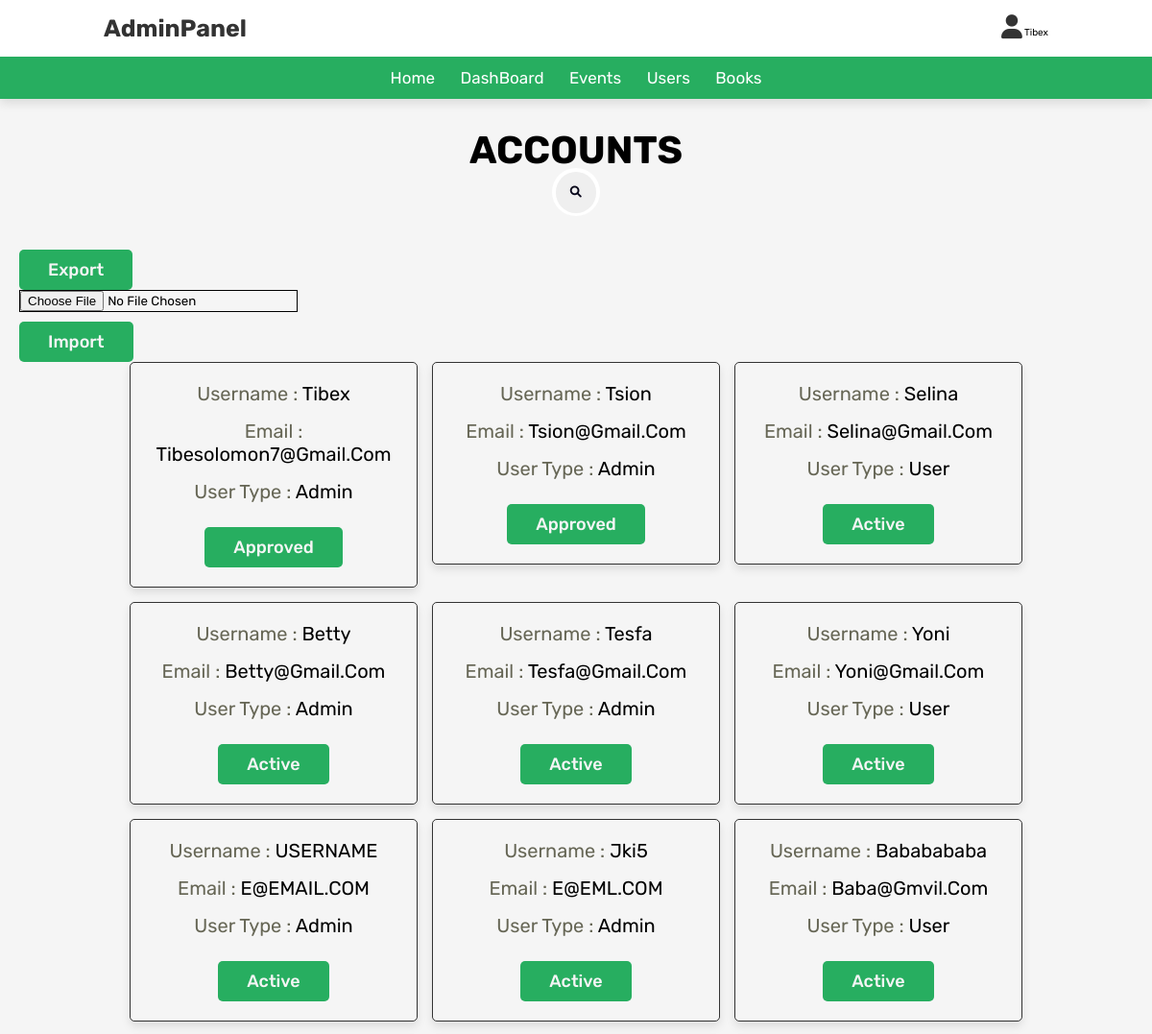
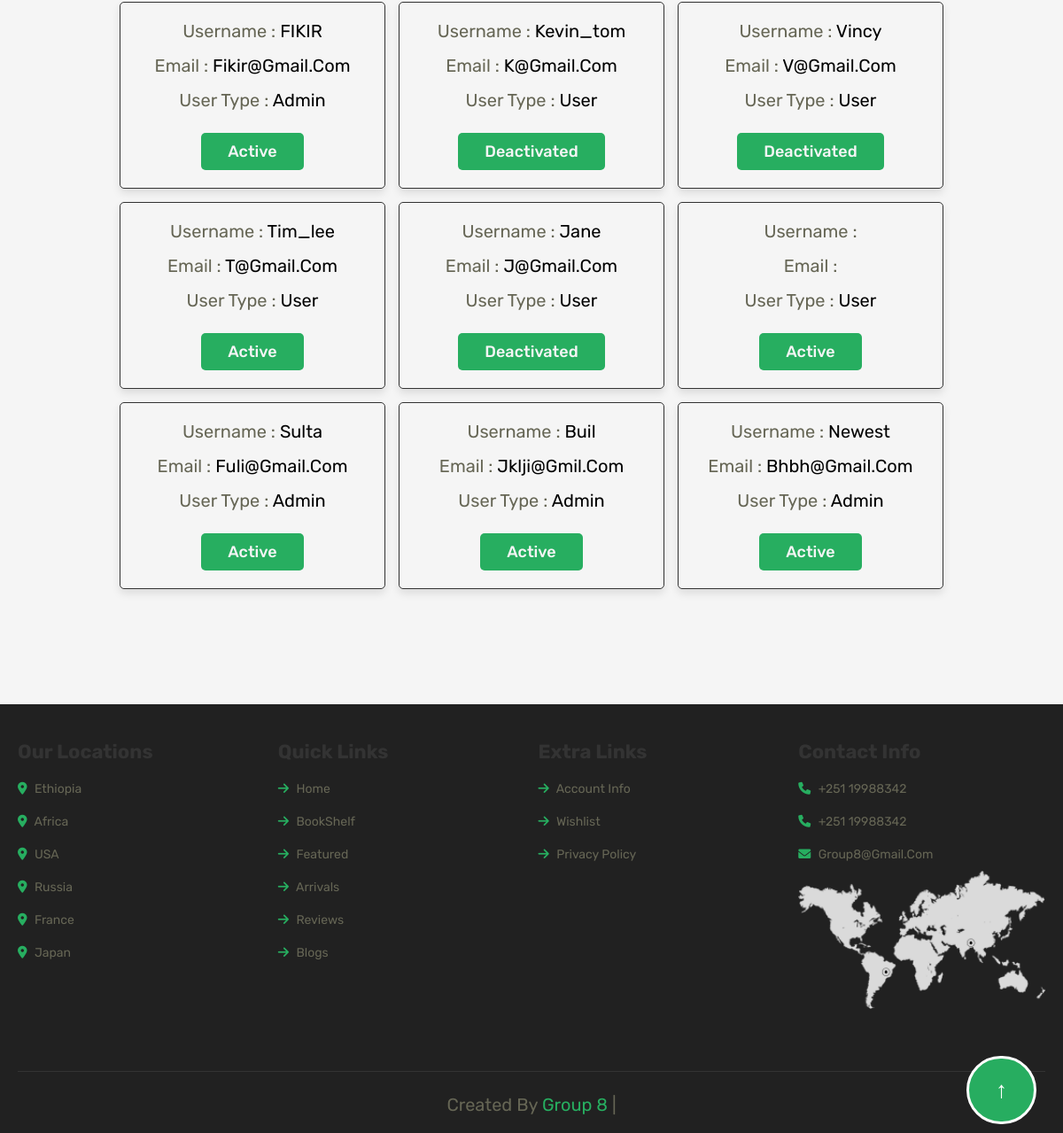
/admin/admin_users.php (signed in), run on the app's committed database (2 pictures, top to bottom).
### tables this page shows
CREATE TABLE `user` (
  `UserID` int(11) NOT NULL,
  `UserName` varchar(100) NOT NULL,
  `Email` varchar(50) NOT NULL,
  `PhoneNumber` int(14) NOT NULL,
  `FirstName` varchar(100) NOT NULL,
  `LastName` varchar(100) NOT NULL,
  `Password` varchar(60) NOT NULL,
  `IsAdmin` varchar(5) NOT NULL DEFAULT 'User',
  `Interests` longtext NOT NULL,
  `CreditCard` int(11) NOT NULL,
  `About` varchar(200) NOT NULL,
  `Status` varchar(20) NOT NULL DEFAULT 'Active',
  `CreatedAt` date NOT NULL DEFAULT current_timestamp(),
  `code` int(11) NOT NULL
);

### admin/search.php (called while the page is built, shortened)
<?php
    $user = $_GET['user'] ?? '';
    $event = $_GET['event'] ?? '';
    $book = $_GET['book'] ?? '';
    if($event){
        $select_events = mysqli_query($db, "SELECT * FROM event WHERE NAME LIKE '%$event%' order by NAME ASC") or die("query failed");
    }
    else if($user){
        $select_users = mysqli_query($db, "SELECT * FROM user WHERE UserName LIKE '%$user%' order by UserName ASC") or die("query failed");
    }
    else if($book){
        $select_books = mysqli_query($db, "SELECT * FROM books WHERE (Title LIKE '%$book%') OR  (Genre LIKE '%$book%') OR (Author LIKE '%$book%') OR (Language LIKE '%$book%')
         order by Title ASC") or die("query failed");
    }
    else{
        $select_users = mysqli_query($db, "SELECT * FROM user") or die("query failed");
    }

### admin/admin_users.php (the view, shortened to what this page needs)
<?php
include "export users.php";
include '../inc/admin-nav.php';
?>
<!DOCTYPE html>
<html lang="en">
<head>
   <link rel="stylesheet" href="https://cdnjs.cloudflare.com/ajax/libs/font-awesome/6.0.0/css/all.min.css">
   <link rel="stylesheet" href="../css/style.css">
   <link rel="stylesheet" href="../css/admin_style.css">
</head>
<body>
<section class="users">
   <h1 class="title" style="color:black"> accounts </h1>
   <form action="" class="search-form" method="GET">
           <button type=submit class="fa fa-search"></button>
        </form>
   <div class="export_import">
      <form action="" method="post">
         <button class=btn type="submit" name="export_user">Export</button>
            </form>
         <?php
            include "import users.php";
         ?>
   </div>
   <div class="box-container">
      <?php
         include "search.php";
         while($fetch_users = mysqli_fetch_assoc($select_users)){
      ?>
      <div class="box">
         <p> username : <a href="../public/visit profile.php?visit=<?php echo $fetch_users["UserName"]?>"><span  style="color:black"><?php echo $fetch_users['UserName']; ?></span> </a> </p>
         <p> email : <span  style="color:black">   <?php echo $fetch_users['Email']; ?></span> </p>
         <p> user type : <span style="color:black"><?php echo $fetch_users['IsAdmin']; ?></span> </p>
         <?php
         if($fetch_users['IsAdmin'] == 'Admin'){
         ?>
         <a href="#" onclick="return confirm('You Cant Make Changes to <?php echo $fetch_users['UserName']; ?>, they are an admin')" class="btn"><?php echo $fetch_users['Status']; ?></a>
         <?php
         }
         else{
            ?>
            <a href="admin_users.php?delete=<?php echo $fetch_users['UserID']; ?>" onclick="return confirm('Make Changes to <?php echo $fetch_users['UserName']; ?>')" class="btn"><?php echo $fetch_users['Status']; ?></a>
            <?php
         }
         ?>
      </div>
      <?php
         };
      ?>
   </div>
</section>
<?php
include '../inc/footer.php';
?>
</body>
</html>

### css/style.css (style rules this page uses)
:root { --green: #27ae60; --dark-color: #219150; --black: #444; --light-color: #666; --border: 0.1rem solid rgba(0, 0, 0, 0.1); --border-hover: 0.1rem solid var(--black); --box-shadow: 0 0.5rem 1rem rgba(0, 0, 0, 0.1); }
* { font-family: "Poppins", sans-serif; margin: 0; padding: 0; box-sizing: border-box; outline: none; border: none; text-decoration: none; text-transform: capitalize; transition: all 0.2s linear; transition: width none; }
html { font-size: 62.5%; overflow-x: hidden; scroll-padding-top: 5rem; scroll-behavior: smooth; }
section { padding: 5rem 9%; }
.btn { margin-top: 1rem; display: inline-block; padding: 0.9rem 3rem; border-radius: 0.5rem; color: #fff; background: var(--green); font-size: 1.7rem; cursor: pointer; font-weight: 500; }

### css/admin_style.css (style rules this page uses)
:root { --purple:#27ae60; --green: #27ae60; --red:#c0392b; --orange:#f39c12; --black:#333; --white:#f5f5f5; --light-color:#665; --light-white:#ccc; --light-bg:#f5f5f5; --border:.1rem solid var(--black); --box-shadow:0 .5rem 1rem rgba(5,0,0,.1); }
* { font-family: 'Rubik', sans-serif; margin:0; padding:0; box-sizing: border-box; outline: none; border:none; text-decoration: none; transition:all .2s linear; }
html { font-size: 62.5%; overflow-x: hidden; }
body { background-color: var(--light-bg); }
section { padding:3rem 2rem; }
.title { text-align: center; margin-bottom: 2rem; text-transform: uppercase; color:var(--white); font-size: 4rem; }
.export_import { display:grid; }
.btn, .option-btn, .delete-btn, .white-btn { display: inline-block; margin-top: 1rem; padding:1rem 3rem; cursor: pointer; color:var(--white); font-size: 1.8rem; border-radius: .5rem; text-transform: capitalize; }
.white-btn, .btn { background-color: var(--purple); }
.users .box-container { display: grid; grid-template-columns: repeat(auto-fit, 30rem); justify-content: center; gap:1.5rem; max-width: 1200px; margin:0 auto; align-items: flex-start; }
.users .box-container .box { background-color: var(--white); padding:2rem; border:var(--border); box-shadow: var(--box-shadow); border-radius: .5rem; text-align: center; }
.users .box-container .box p { padding-bottom: 1.5rem; font-size: 2rem; color:var(--light-color); }
.users .box-container .box p span { color:var(--white); }

### css/footer.css (style rules this page uses)
.box-container { display: flex; }

### admin/admin_users.php (style rules this page uses)
.search-form { position: relative; top: 50%; left: 50%; transform: translate(-50%,-50%); transition: all 1s; width: 50px; height: 50px; background: white; box-sizing: border-box; border-radius: 25px; border: 4px solid white; padding: 5px; }
.fa { box-sizing: border-box; padding: 10px; width: 42.5px; height: 42.5px; position: absolute; top: 0; right: 0; border-radius: 50%; color: #07051a; text-align: center; font-size: 1.2em; transition: all 1s; }

### data on the page
user: UserName "Tibex", Email "Tibesolomon7@gmail.com", IsAdmin "Admin", Status "Approved"
user: UserName "Tsion", Email "Tsion@gmail.com", IsAdmin "Admin", Status "Approved"
user: UserName "Selina", Email "Selina@gmail.com", IsAdmin "User", Status "Active"
user: UserName "Betty", Email "Betty@gmail.com", IsAdmin "Admin", Status "Active"
user: UserName "Tesfa", Email "Tesfa@gmail.com", IsAdmin "Admin", Status "Active"
user: UserName "Yoni", Email "Yoni@gmail.com", IsAdmin "User", Status "Active"
user: UserName "USERNAME", Email "E@EMAIL.COM", IsAdmin "Admin", Status "Active"
user: UserName "Jki5", Email "E@EML.COM", IsAdmin "Admin", Status "Active"
user: UserName "Bababababa", Email "Baba@gmvil.com", IsAdmin "User", Status "Active"
user: UserName "FIKIR", Email "Fikir@gmail.com", IsAdmin "Admin", Status "Active"
user: UserName "Kevin_tom", Email "K@gmail.com", IsAdmin "User", Status "Deactivated"
user: UserName "Vincy", Email "V@gmail.com", IsAdmin "User", Status "Deactivated"
user: UserName "Tim_lee", Email "T@gmail.com", IsAdmin "User", Status "Active"
user: UserName "Jane", Email "J@gmail.com", IsAdmin "User", Status "Deactivated"
user: IsAdmin "User", Status "Active"
user: UserName "Sulta", Email "Fuli@gmail.com", IsAdmin "Admin", Status "Active"
user: UserName "Buil", Email "Jklji@gmil.com", IsAdmin "Admin", Status "Active"
user: UserName "Newest", Email "Bhbh@gmail.com", IsAdmin "Admin", Status "Active"

### other printed values
$_SESSION["username"] "Tibex"
